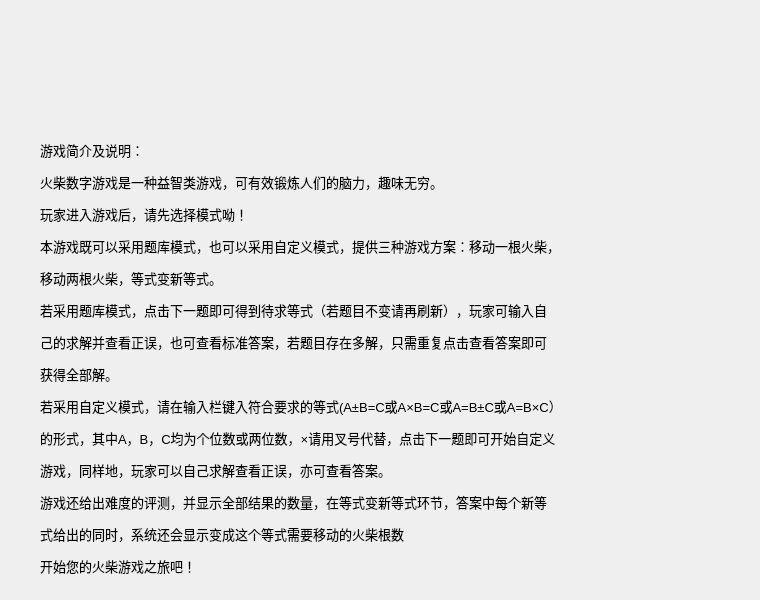
<?xml version="1.0" encoding="UTF-8"?>
<ui version="4.0">
 <class>Form</class>
 <widget class="QWidget" name="Form">
  <property name="geometry">
   <rect>
    <x>0</x>
    <y>0</y>
    <width>760</width>
    <height>600</height>
   </rect>
  </property>
  <property name="windowTitle">
   <string>Form</string>
  </property>
  <widget class="QLabel" name="label">
   <property name="geometry">
    <rect>
     <x>40</x>
     <y>140</y>
     <width>671</width>
     <height>441</height>
    </rect>
   </property>
   <property name="text">
    <string>&lt;html&gt;&lt;head/&gt;&lt;body&gt;&lt;p&gt;&lt;span style=&quot; font-size:10pt;&quot;&gt;游戏简介及说明：&lt;/span&gt;&lt;/p&gt;&lt;p&gt;&lt;span style=&quot; font-size:10pt;&quot;&gt;火柴数字游戏是一种益智类游戏，可有效锻炼人们的脑力，趣味无穷。&lt;/span&gt;&lt;/p&gt;&lt;p&gt;&lt;span style=&quot; font-size:10pt;&quot;&gt;玩家进入游戏后，请先选择模式呦！&lt;/span&gt;&lt;/p&gt;&lt;p&gt;&lt;span style=&quot; font-size:10pt;&quot;&gt;本游戏既可以采用题库模式，也可以采用自定义模式，提供三种游戏方案：移动一根火柴，&lt;/span&gt;&lt;/p&gt;&lt;p&gt;&lt;span style=&quot; font-size:10pt;&quot;&gt;移动两根火柴，等式变新等式。&lt;/span&gt;&lt;/p&gt;&lt;p&gt;&lt;span style=&quot; font-size:10pt;&quot;&gt;若采用题库模式，点击下一题即可得到待求等式（若题目不变请再刷新），玩家可输入自&lt;/span&gt;&lt;/p&gt;&lt;p&gt;&lt;span style=&quot; font-size:10pt;&quot;&gt;己的求解并查看正误，也可查看标准答案，若题目存在多解，只需重复点击查看答案即可&lt;/span&gt;&lt;/p&gt;&lt;p&gt;&lt;span style=&quot; font-size:10pt;&quot;&gt;获得全部解。&lt;/span&gt;&lt;/p&gt;&lt;p&gt;&lt;span style=&quot; font-size:10pt;&quot;&gt;若采用自定义模式，请在输入栏键入符合要求的等式(A±B=C或A×B=C或A=B±C或A=B×C）&lt;/span&gt;&lt;/p&gt;&lt;p&gt;&lt;span style=&quot; font-size:10pt;&quot;&gt;的形式，其中A，B，C均为个位数或两位数，×请用叉号代替，点击下一题即可开始自定义&lt;/span&gt;&lt;/p&gt;&lt;p&gt;&lt;span style=&quot; font-size:10pt;&quot;&gt;游戏，同样地，玩家可以自己求解查看正误，亦可查看答案。&lt;/span&gt;&lt;/p&gt;&lt;p&gt;&lt;span style=&quot; font-size:10pt;&quot;&gt;游戏还给出难度的评测，并显示全部结果的数量，在等式变新等式环节，答案中每个新等&lt;/span&gt;&lt;/p&gt;&lt;p&gt;&lt;span style=&quot; font-size:10pt;&quot;&gt;式给出的同时，系统还会显示变成这个等式需要移动的火柴根数&lt;/span&gt;&lt;/p&gt;&lt;p&gt;&lt;span style=&quot; font-size:10pt;&quot;&gt;开始您的火柴游戏之旅吧！&lt;/span&gt;&lt;br/&gt;&lt;/p&gt;&lt;/body&gt;&lt;/html&gt;</string>
   </property>
  </widget>
  <widget class="QLabel" name="label_2">
   <property name="geometry">
    <rect>
     <x>220</x>
     <y>-30</y>
     <width>300</width>
     <height>150</height>
    </rect>
   </property>
   <property name="text">
    <string/>
   </property>
  </widget>
 </widget>
 <resources/>
 <connections/>
</ui>
